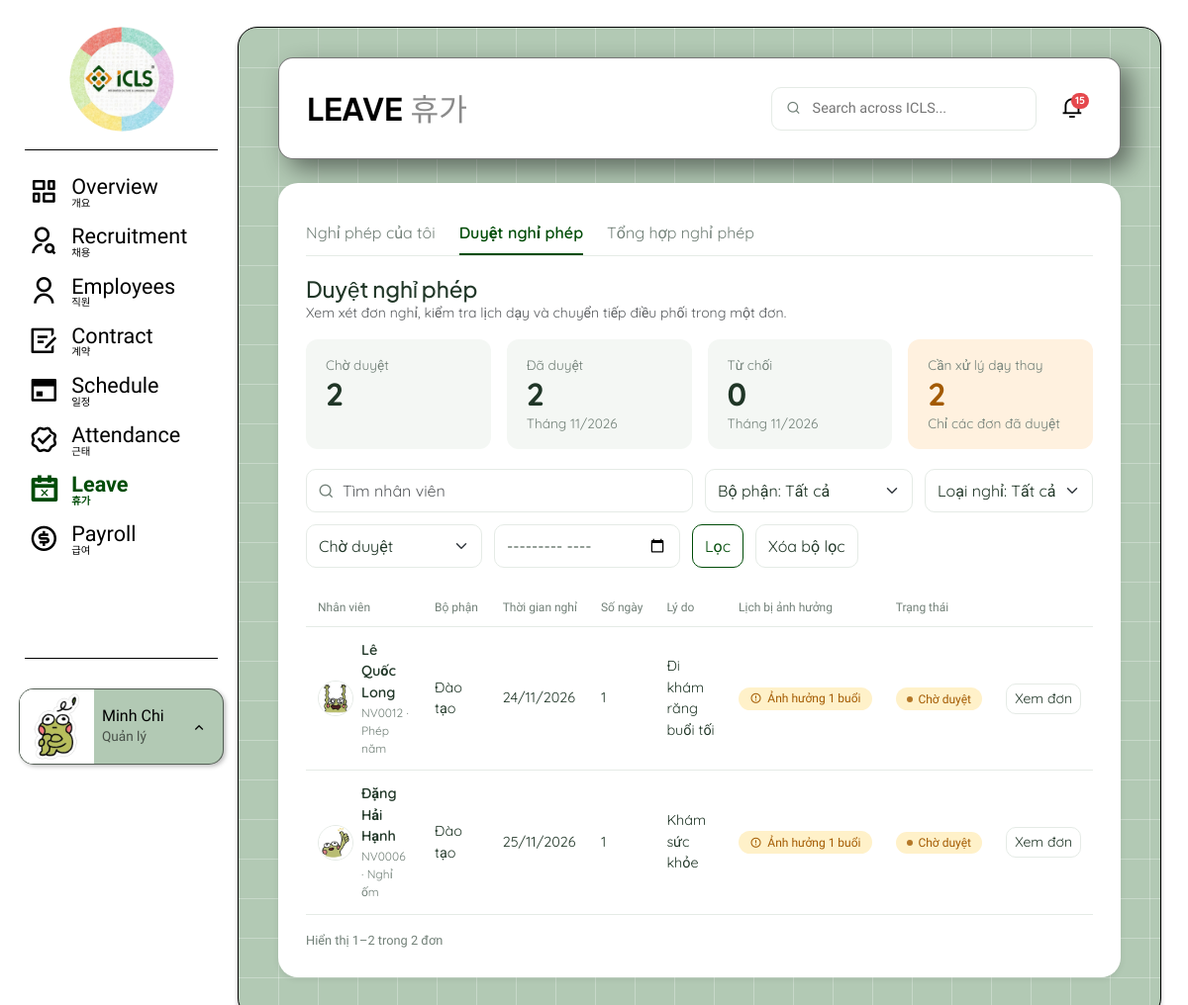
The app's page /nghi-phep/duyet/ (signed in) with its own data.
### accounts/models.py (models this page shows, shortened)
class User(AbstractUser):
    username = None
    first_name = None
    last_name = None
    email = models.EmailField(max_length=255, unique=True)
    full_name = models.CharField(max_length=150, blank=True)
    phone = models.CharField(max_length=20, blank=True)
    role = models.CharField(max_length=20, choices=UserRole.choices, default=UserRole.EMPLOYEE)
    avatar = models.FileField(upload_to='avatars/', blank=True)
    updated_at = models.DateTimeField(auto_now=True)
    USERNAME_FIELD = 'email'
    REQUIRED_FIELDS = []
    objects = UserManager()
    class Meta:
        db_table = 'users'

### leave/models.py (models this page shows, shortened)
class LeaveRequest(models.Model):
    employee = models.ForeignKey('employees.Employee', on_delete=models.PROTECT, related_name='leave_requests')
    leave_type = models.CharField(max_length=20, choices=LeaveType.choices)
    start_date = models.DateField()
    end_date = models.DateField()
    total_days = models.DecimalField(max_digits=4, decimal_places=1)
    reason = models.TextField()
    status = models.CharField(max_length=20, choices=LeaveStatus.choices, default=LeaveStatus.PENDING)
    reviewed_by = models.ForeignKey(settings.AUTH_USER_MODEL, on_delete=models.SET_NULL, null=True, blank=True,
                                    related_name='reviewed_leave_requests')
    reviewed_at = models.DateTimeField(null=True, blank=True)
    review_note = models.TextField(blank=True)
    needs_substitute = models.BooleanField(default=False)
    created_at = models.DateTimeField(auto_now_add=True)
    class Meta:
        db_table = 'leave_requests'
        constraints = [
            models.CheckConstraint(condition=Q(end_date__gte=F('start_date')), name='leave_end_after_start'),
        ]

### employees/models.py (models this page shows, shortened)
class Employee(models.Model):
    user = models.OneToOneField(settings.AUTH_USER_MODEL, on_delete=models.PROTECT, related_name='employee')
    candidate = models.OneToOneField('recruitment.Candidate', on_delete=models.SET_NULL, null=True, blank=True,
                                     related_name='employee')
    full_name = models.CharField(max_length=150)
    phone = models.CharField(max_length=20)
    gender = models.CharField(max_length=10, choices=Gender.choices, blank=True)
    date_of_birth = models.DateField(null=True, blank=True)
    id_card_number = models.CharField(max_length=20, unique=True, null=True, blank=True)
    address = models.TextField(blank=True)
    nationality = models.CharField(max_length=30, default='Việt Nam')
    department = models.CharField(max_length=30, choices=Department.choices)
    position = models.CharField(max_length=30, choices=Position.choices)
    employment_type = models.CharField(max_length=20, choices=EmploymentType.choices)
    work_shift = models.CharField(max_length=20, choices=WorkShift.choices, blank=True)
    bank_account = models.CharField(max_length=100, blank=True)
    status = models.CharField(max_length=20, choices=EmployeeStatus.choices, default=EmployeeStatus.ONBOARDING)
    join_date = models.DateField()
    created_at = models.DateTimeField(auto_now_add=True)
    updated_at = models.DateTimeField(auto_now=True)
    class Meta:
        db_table = 'employees'
    @property
    def code(self):
        return f'NV{self.id:04d}'

### leave/views.py (the view)
# urls.py: path('duyet/', views.danh_sach_duyet, name='review'),               # UC 5.2
@role_required(QL, GD)
def danh_sach_duyet(request):
    hom_nay = date.today()
    du_lieu = request.GET if request.GET else {'trang_thai': LeaveStatus.PENDING}
    bo_loc = BoLocDuyetForm(du_lieu)
    loc = bo_loc.cleaned_data if bo_loc.is_valid() else {}
    thang, nam = _doc_thang(loc.get('thang'), (hom_nay.month, hom_nay.year))
    tu_ngay = den_ngay = None
    if loc.get('thang'):
        tu_ngay = date(nam, thang, 1)
        den_ngay = date(nam + (thang == 12), thang % 12 + 1, 1)
        den_ngay = date.fromordinal(den_ngay.toordinal() - 1)
    ds = services.danh_sach_don_duyet(request.user, loc.get('q', ''), loc.get('phong_ban', ''), loc.get('loai', ''),
                                      loc.get('trang_thai', ''), tu_ngay, den_ngay)
    trang = _trang(request, ds)
    for don in trang:
        if don.status == LeaveStatus.PENDING:
            ah = services.tom_tat_anh_huong(don)
            don.so_anh_huong = len(ah['buoi_chinh']) + len(ah['buoi_tro_giang']) + len(ah['ca_lam_viec'])
    return render(request, 'leave/duyet.html', {
        'bo_loc': bo_loc, 'trang': trang, 'tab': 'duyet',
        'so': services.thong_ke_duyet(request.user, hom_nay.month, hom_nay.year), 'thang_hien_tai': hom_nay})

### leave/forms.py
class BoLocDuyetForm(BootstrapForm):
    q = forms.CharField(required=False, widget=forms.TextInput(attrs={'placeholder': 'Tìm nhân viên'}))
    phong_ban = forms.ChoiceField(required=False, choices=[('', 'Bộ phận: Tất cả')] + list(Department.choices))
    loai = forms.ChoiceField(required=False, choices=[('', 'Loại nghỉ: Tất cả')] + list(LeaveType.choices))
    trang_thai = forms.ChoiceField(required=False, choices=[('', 'Trạng thái: Tất cả')] + list(LeaveStatus.choices))
    thang = forms.CharField(required=False, widget=THANG)

### core/context_processors.py (called while the page is built)
def thong_bao_chua_doc(request):
    if request.user.is_authenticated:
        return {'so_thong_bao_chua_doc': request.user.notifications.filter(is_read=False).count()}
    return {'so_thong_bao_chua_doc': 0}

### core/forms.py (called while the page is built)
    def full_clean(self):
        super().full_clean()
        for ten in self.errors:
            if ten in self.fields:
                self.fields[ten].widget.attrs['class'] += ' is-invalid'

### core/menu.py (called while the page is built)
def menu_chinh(request):
    if not request.user.is_authenticated:
        return {'menu_chinh': []}
    app_hien_tai = request.resolver_match.app_name if request.resolver_match else ''
    ten_url_hien_tai = request.resolver_match.url_name if request.resolver_match else ''
    cac_muc = []
    for khoa, ten_anh, ten_han, icon, ten_url, vai_tro, tien_to in MUC_MENU:
        if request.user.role not in vai_tro:
            continue
        try:
            url = reverse(ten_url)
        except NoReverseMatch:
            url = None                      # app chưa làm xong: hiện mờ
        dang_chon = khoa == app_hien_tai and (tien_to is None or (ten_url_hien_tai or '').startswith(tien_to))
        cac_muc.append({'ten_anh': ten_anh, 'ten_han': ten_han, 'icon': icon, 'url': url, 'dang_chon': dang_chon})
    return {'menu_chinh': cac_muc}

### core/permissions.py (called while the page is built)
def role_required(*roles, thong_diep=None):
    cho_phep = roles or VAI_TRO_NGHIEP_VU
    def decorator(view):
        @wraps(view)
        @login_required
        def wrapper(request, *args, **kwargs):
            if request.user.role not in cho_phep:
                return tra_403(request, thong_diep)
            return view(request, *args, **kwargs)
        return wrapper
    return decorator

### core/templatetags/icls_filters.py (called while the page is built)
@register.filter
def ten_goi(ho_ten):
    cac_chu = (ho_ten or '').split()
    if len(cac_chu) <= 1:
        return ho_ten or ''
    return ' '.join(cac_chu[-2:]) if len(cac_chu) >= 3 else cac_chu[-1]

### templates/leave/duyet.html
{% extends 'base.html' %}
{% load icls_filters %}
{% block page_title %}LEAVE{% endblock %}
{% block page_title_ko %}휴가{% endblock %}
{% block content %}
{% include 'leave/_tab.html' %}
<div class="card-head">
  <div><h2 class="title">Duyệt nghỉ phép</h2>
    <div class="text-muted small">Xem xét đơn nghỉ, kiểm tra lịch dạy và chuyển tiếp điều phối trong một đơn.</div></div>
</div>
<div class="tiles four">
  <div class="tile plain"><div class="t">Chờ duyệt</div><div class="n">{{ so.cho_duyet }}</div></div>
  <div class="tile plain"><div class="t">Đã duyệt</div><div class="n">{{ so.da_duyet }}</div><div class="t">Tháng {{ thang_hien_tai|date:"m/Y" }}</div></div>
  <div class="tile plain"><div class="t">Từ chối</div><div class="n">{{ so.tu_choi }}</div><div class="t">Tháng {{ thang_hien_tai|date:"m/Y" }}</div></div>
  <div class="tile orange"><div class="t">Cần xử lý dạy thay</div><div class="n">{{ so.can_day_thay }}</div><div class="t">Chỉ các đơn đã duyệt</div></div>
</div>
<form method="get" class="toolbar">
  <div class="search"><i class="ri-search-line"></i>{{ bo_loc.q }}</div>
  {{ bo_loc.phong_ban }} {{ bo_loc.loai }} {{ bo_loc.trang_thai }} {{ bo_loc.thang }}
  <button class="btn btn-outline-icls">Lọc</button>
  <a href="{% url 'leave:review' %}" class="btn btn-ghost">Xóa bộ lọc</a>
</form>
<div class="table-wrap"><table class="tbl">
  <thead><tr><th>Nhân viên</th><th>Bộ phận</th><th>Thời gian nghỉ</th><th>Số ngày</th><th>Lý do</th><th>Lịch bị ảnh hưởng</th><th>Trạng thái</th><th></th></tr></thead>
  <tbody>
  {% for don in trang %}
    <tr>
      <td><span class="d-flex align-items-center gap-2">{% avatar don.employee %}<span><span class="name">{{ don.employee.full_name }}</span><div class="sub">{{ don.employee.code }} · {{ don.get_leave_type_display }}</div></span></span></td>
      <td>{{ don.employee.get_department_display }}</td>
      <td>{% include 'leave/_khoang.html' %}</td>
      <td>{% include 'leave/_so_ngay.html' with so=don.total_days %}</td>
      <td>{{ don.reason|truncatechars:40 }}</td>
      <td>{% if don.so_anh_huong %}<span class="chip plain expiring"><i class="ri-error-warning-line"></i> Ảnh hưởng {{ don.so_anh_huong }} buổi</span>{% else %}<span class="text-muted">—</span>{% endif %}</td>
      <td>{% include 'leave/_chip_don.html' %}</td>
      <td class="text-end"><a class="btn btn-ghost btn-sm" href="{% url 'leave:detail' don.pk %}">{% if don.status == 'PENDING' %}Xem đơn{% else %}Chi tiết{% endif %}</a></td>
    </tr>
  {% empty %}<tr><td colspan="8" class="text-center text-muted py-4">Không có đơn nghỉ nào.</td></tr>{% endfor %}
  </tbody>
</table></div>
{% include 'core/_phan_trang.html' with trang=trang don_vi='đơn' %}
{% endblock %}

### templates/base.html (shortened to what this page needs)
{% load static icls_filters %}
<!doctype html>
<html lang="vi">
<head>
  <link href="https://cdn.jsdelivr.net/npm/bootstrap@5.3.3/dist/css/bootstrap.min.css" rel="stylesheet">
  <link href="https://cdn.jsdelivr.net/npm/remixicon@4.3.0/fonts/remixicon.css" rel="stylesheet">
  <link href="{% static 'css/icls.css' %}?v=14" rel="stylesheet">
</head>
<body>
{% if user.is_authenticated %}
<div class="app-shell">
  <aside class="app-sidebar offcanvas-lg offcanvas-start" tabindex="-1" id="thanhTrai" aria-label="Menu chính">
    <div class="offcanvas-body d-flex flex-column p-0">
      <a href="{% url 'dashboard:dashboard' %}"><img src="{% static 'img/icls-logo.png' %}" alt="ICLS" class="sidebar-logo"></a>
      <hr class="sidebar-divider">
      <ul class="sidebar-nav">
        {% for muc in menu_chinh %}
        <li>
          <a class="sidebar-link {% if muc.dang_chon %}active{% endif %} {% if not muc.url %}disabled{% endif %}"
             href="{{ muc.url|default:'#' }}" {% if not muc.url %}aria-disabled="true" tabindex="-1" title="Sắp có"{% endif %}>
            <i class="{{ muc.icon }}"></i>
            <span><span class="ten-anh">{{ muc.ten_anh }}</span><span class="ten-han">{{ muc.ten_han }}</span></span>
          </a>
        </li>
        {% endfor %}
      </ul>
      <hr class="sidebar-divider">
      <div class="profile-wrap">
        <div class="profile-card dropup">
          {% if user.avatar %}
          <img class="profile-avatar" src="{% url 'core:tai_file' user.avatar.name %}" alt="">
          {% else %}
          <span class="profile-avatar">{{ user.email|slice:":1"|upper }}</span>
          {% endif %}
          <div class="overflow-hidden">
            <div class="profile-name" title="{{ user.full_name }}">{% if user.full_name %}{{ user.full_name|ten_goi }}{% else %}{{ user.email }}{% endif %}</div>
            <div class="profile-role">{{ user.get_role_display }}</div>
          </div>
          <button type="button" class="profile-trigger" data-bs-toggle="dropdown" data-bs-reference="parent" aria-label="Menu tài khoản">
            <i class="ri-arrow-up-s-line"></i>
          </button>
        </div>
      </div>
    </div>
  </aside>
  <main class="app-main">
    <div class="app-panel">
      <header class="app-navbar">
        <h1 class="app-title">{% block page_title %}ICLS{% endblock %}<span class="ko">{% block page_title_ko %}{% endblock %}</span></h1>
        <div class="global-tools">
          <label class="search-field"><i class="ri-search-line"></i><input type="search" placeholder="Search across ICLS..." disabled></label>
          <a class="bell" href="{% url 'core:notifications' %}" aria-label="Thông báo">
            <i class="ri-notification-3-line"></i>
            {% if so_thong_bao_chua_doc %}<span class="dot">{{ so_thong_bao_chua_doc }}</span>{% endif %}
          </a>
        </div>
      </header>
      {% block panel %}
      <section class="app-card">
        {% block content %}{% endblock %}
      </section>
      {% endblock %}
    </div>
  </main>
</div>
{% endif %}
</body>
</html>

### templates/core/_avatar.html
{% load icls_filters %}{% if anh %}<img class="avatar-initials avatar-anh {{ co }}" src="{% url 'core:tai_file' anh %}" alt="" title="{{ nv.full_name }}" loading="lazy">{% else %}<span class="avatar-initials {{ co }} {{ nv.pk|default:0|mau_avatar }}" title="{{ nv.full_name }}">{{ chu }}</span>{% endif %}

### templates/leave/_khoang.html
{% if don.start_date == don.end_date %}{{ don.start_date|date:"d/m/Y" }}{% else %}{{ don.start_date|date:"d/m" }} – {{ don.end_date|date:"d/m/Y" }}{% endif %}

### templates/leave/_so_ngay.html
{{ so|floatformat:"-1" }}

### templates/leave/_chip_don.html
<span class="chip {% if don.status == 'APPROVED' %}approved{% elif don.status == 'PENDING' %}expiring{% elif don.status == 'REJECTED' %}rejected{% endif %}">{{ don.get_status_display }}</span>

### records on screen
User: avatar (picture), full_name|ten_goi "Minh Chi", role "Quản lý"
LeaveRequest: shows a picture, employee.full_name "Lê Quốc Long", employee.code "NV0012", leave_type "Phép năm", employee.department "Đào tạo", start_date "24/11/2026", total_days "1", reason "Đi khám răng buổi tối", so_anh_huong "1", status "Chờ duyệt", shows "Xem đơn"
LeaveRequest: shows a picture, employee.full_name "Đặng Hải Hạnh", employee.code "NV0006", leave_type "Nghỉ ốm", employee.department "Đào tạo", start_date "25/11/2026", total_days "1", reason "Khám sức khỏe", so_anh_huong "1", status "Chờ duyệt", shows "Xem đơn"

### other values on screen
{{ muc.ten_anh }} "Overview" "Recruitment" "Employees" "Contract" "Schedule" "Attendance" "Leave" "Payroll"
{{ muc.ten_han }} "개요" "채용" "직원" "계약" "일정" "근태" "휴가" "급여"
{{ so_thong_bao_chua_doc }} "15"
{{ so.cho_duyet }} "2"
{{ so.da_duyet }} "2"
{{ so.tu_choi }} "0"
{{ so.can_day_thay }} "2"
{{ trang.start_index }} "1"
{{ trang.end_index }} "2"
{{ trang.paginator.count }} "2"
{{ don_vi }} "đơn"
